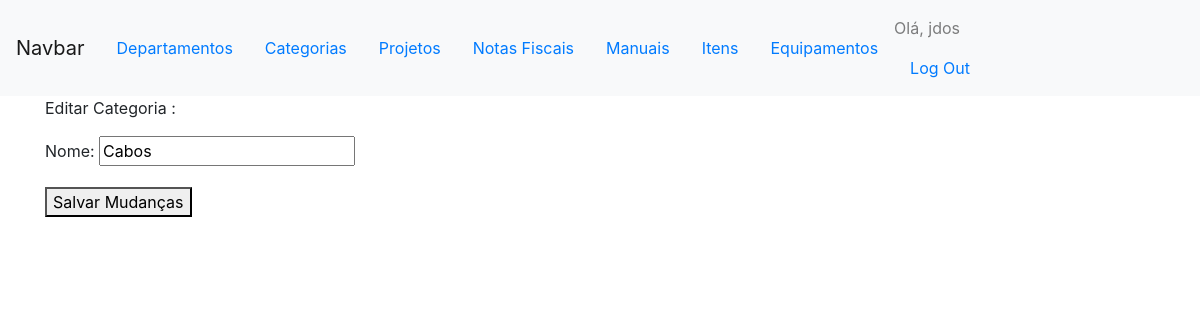
The app's page /controle/editar_categoria/1/ (signed in), older data.
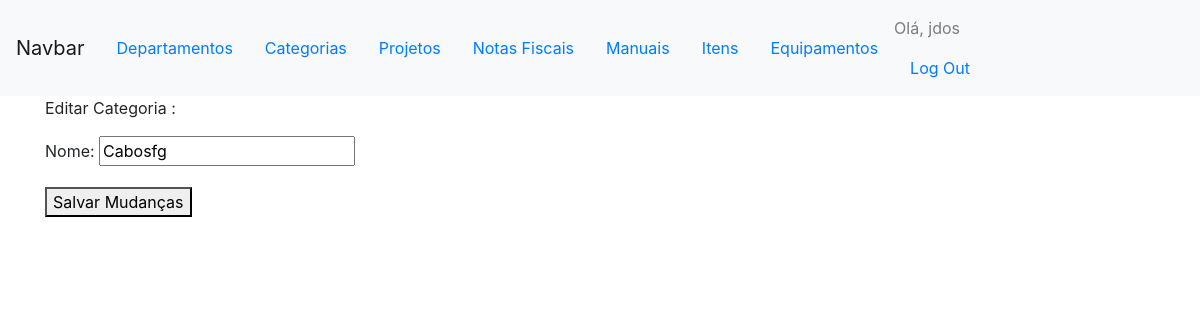
The same page, newer data.
### controles/models.py (models this page shows, shortened)
class Categoria(models.Model):
    nome = models.CharField(max_length=40)

### controles/views.py (the view)
# urls.py: url(r'^editar_categoria/(?P<categoria_id>\d+)/$', views.editar_categoria, name='editar_categoria'),
@login_required
def editar_categoria(request, categoria_id):
	categoria = Categoria.objects.get(id=categoria_id)
	if request.method !='POST':
		form = CategoriaForm(instance=categoria)
	else:
		form = CategoriaForm(instance=categoria, data=request.POST)
		if form.is_valid():
			form.save()
			return HttpResponseRedirect(reverse('controles:categorias'))
	context = {'categoria': categoria, 'form': form}
	return render (request, 'controles/editar_categoria.html', context)

### controles/forms.py
class CategoriaForm(forms.ModelForm):
	class Meta:
		model = Categoria
		fields = ['nome']

### controles/templates/controles/editar_categoria.html (shortened to what this page needs)
{% extends "controles/base.html" %}
{% block content %}
<p> Editar Categoria :</p>
<form action="{% url 'controles:editar_categoria' categoria.id %}" method='post'>
	{{ form.as_p }}
	<button name="submit">Salvar Mudanças</button>
</form>
{% endblock content %}

Row changes from the older to the newer data that the page shows:
changed Categoria: nome "Cabos" → "Cabosfg"
